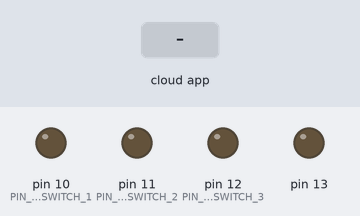
A sketch run on a simulated Arduino Uno, built with avr-gcc and run on an emulated ATmega328P. Parts: output pins drawn as LEDs (lit = HIGH). The test bench sets the inputs (shaded band). The RemoteXY app is connected.

Above: at 1.2 s.
1.3 s: the phone or cloud app sets pushSwitch_1 to 1
At 2.5 s:
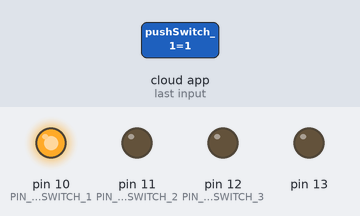
2.8 s: the phone or cloud app sets pushSwitch_2 to 1
At 3.6 s:
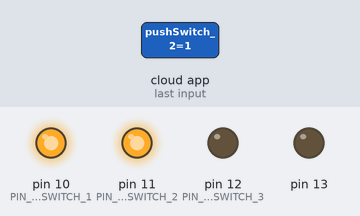
4.3 s: the phone or cloud app sets pushSwitch_3 to 1
At 4.8 s:
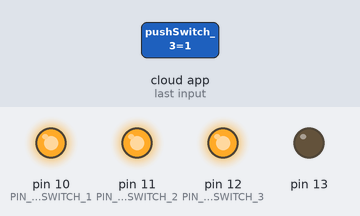
5.8 s: the phone or cloud app sets pushSwitch_1 to 0
At 7.0 s:
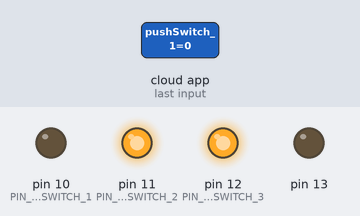
7.3 s: the phone or cloud app sets pushSwitch_2 to 0
At 8.3 s:
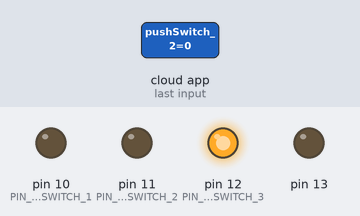
8.8 s: the phone or cloud app sets pushSwitch_1 to 1
At 9.4 s:
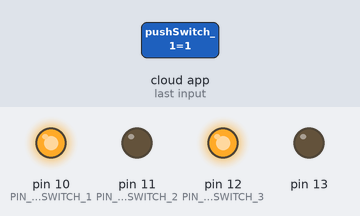
Timing chart, 0 to 11.3 s (numbered marks = the images above; inputs shaded):
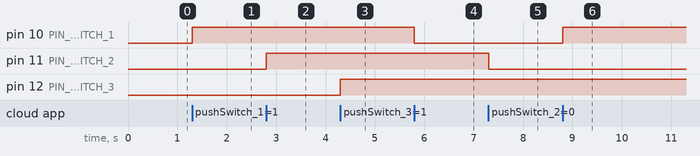

The sketch:

WiFi_button_switches.ino
```cpp
// (licence header left out)
//////////////////////////////////////////////
//        RemoteXY include library          //
//////////////////////////////////////////////

// определение режима соединения и подключение библиотеки RemoteXY
#define REMOTEXY_MODE__ESP8266_HARDSERIAL_POINT

#include <RemoteXY.h>

// настройки соединения
#define REMOTEXY_SERIAL Serial
#define REMOTEXY_SERIAL_SPEED 115200
#define REMOTEXY_WIFI_SSID "Arduino"
#define REMOTEXY_WIFI_PASSWORD "2wsx2wsx2wsx"
#define REMOTEXY_SERVER_PORT 6377


// конфигурация интерфейса
#pragma pack(push, 1)
uint8_t RemoteXY_CONF[] =   // 94 bytes
  { 255,3,0,0,0,87,0,16,162,0,10,48,11,25,15,15,189,29,31,208,
  146,208,154,208,155,46,0,189,208,146,208,171,208,154,208,155,46,0,10,48,
  44,25,15,15,1,29,31,208,146,208,154,208,155,46,0,1,208,146,208,171,
  208,154,208,155,46,0,10,48,75,25,15,15,135,29,31,208,146,208,154,208,
  155,46,0,135,208,146,208,171,208,154,208,155,46,0 };

// структура определяет все переменные и события вашего интерфейса управления
struct {

    // input variables
  uint8_t pushSwitch_1; // =1 если включено, иначе =0
  uint8_t pushSwitch_2; // =1 если включено, иначе =0
  uint8_t pushSwitch_3; // =1 если включено, иначе =0

    // other variable
  uint8_t connect_flag;  // =1 if wire connected, else =0

} RemoteXY;
#pragma pack(pop)

/////////////////////////////////////////////
//           END RemoteXY include          //
/////////////////////////////////////////////

#define PIN_PUSHSWITCH_1 10
#define PIN_PUSHSWITCH_2 11
#define PIN_PUSHSWITCH_3 12


void setup()
{
  RemoteXY_Init ();

  pinMode (PIN_PUSHSWITCH_1, OUTPUT);
  pinMode (PIN_PUSHSWITCH_2, OUTPUT);
  pinMode (PIN_PUSHSWITCH_3, OUTPUT);
  pinMode(13, OUTPUT);
  digitalWrite(13, LOW);
  // TODO you setup code

}

void loop()
{
  RemoteXY_Handler ();

  digitalWrite(PIN_PUSHSWITCH_1, (RemoteXY.pushSwitch_1==0)?LOW:HIGH);
  digitalWrite(PIN_PUSHSWITCH_2, (RemoteXY.pushSwitch_2==0)?LOW:HIGH);
  digitalWrite(PIN_PUSHSWITCH_3, (RemoteXY.pushSwitch_3==0)?LOW:HIGH);

  // TODO you loop code
  // используйте структуру RemoteXY для передачи данных
  // не используйте функцию delay()


}
```

Measured:
- after the input at 1.3 s, pin 10 (PIN_PUSHSWITCH_1): LOW → HIGH at once
- after the input at 2.8 s, pin 11 (PIN_PUSHSWITCH_2): LOW → HIGH at once
- after the input at 4.3 s, pin 12 (PIN_PUSHSWITCH_3): LOW → HIGH at once
- after the input at 5.8 s, pin 10 (PIN_PUSHSWITCH_1): HIGH → LOW at once
- after the input at 7.3 s, pin 11 (PIN_PUSHSWITCH_2): HIGH → LOW at once
- after the input at 8.8 s, pin 10 (PIN_PUSHSWITCH_1): LOW → HIGH at once
